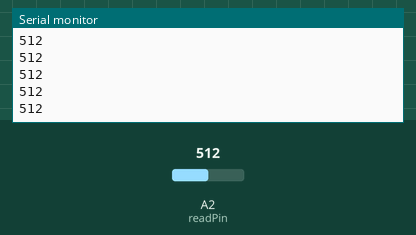
Bench run of a sketch on a simulated Arduino Uno, built with avr-gcc and run on an emulated ATmega328P. Shown: the last lines printed to the serial monitor. The test bench sets the inputs (shaded band); at power-on: A2 (readPin) = 512.

Above: at 1.2 s.
1.3 s: A2 (readPin) set to 716
At 1.68 s:
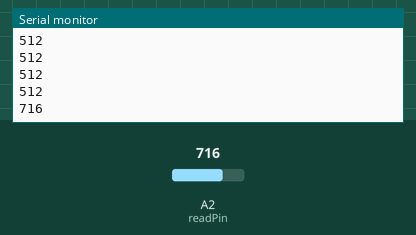
2.8 s: A2 (readPin) set to 900
At 2.93 s:
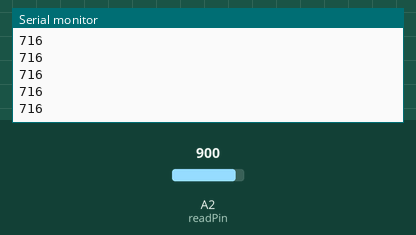
Timing chart, 0 to 5.8 s (numbered marks = the images above; inputs shaded):
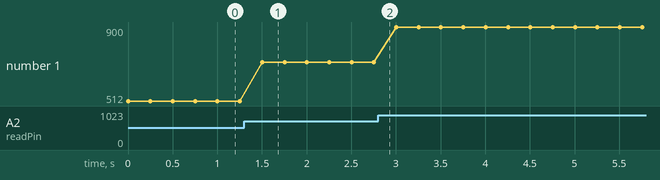

The sketch:

16._Photoresistors.ino
```cpp
int readPin=A2;
int readVal;
int t=250;

void setup() {
  // put your setup code here, to run once:
pinMode(readPin,INPUT);
Serial.begin(9600);
}

void loop() {
  // put your main code here, to run repeatedly:
readVal=analogRead(readPin);
Serial.println(readVal);
delay(t);
}
```

Measured:
- after the input at 1.3 s, the serial monitor: prints a new line after 0.20 s (image 1)
- plotted number 1: 512 → 716 after the input at 1.3 s, 716 → 900 after the input at 2.8 s
